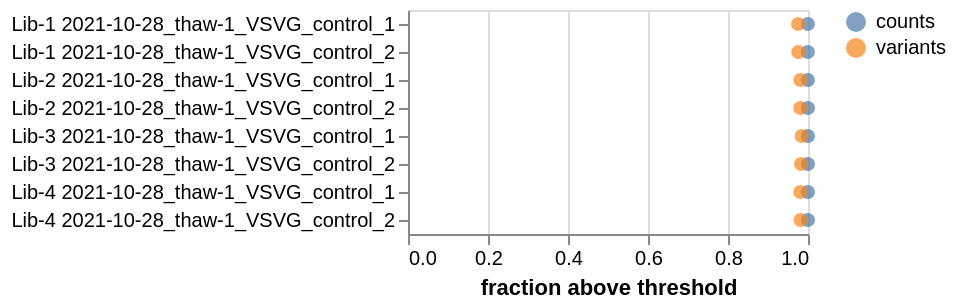

Source (Vega-Lite JSON):
### Vega-Lite specification from a JSON file in a GitHub repository (floating-point values rounded to 4 significant figures)
{"config": {"view": {"continuousWidth": 400, "continuousHeight": 300}, "axis": {"labelLimit": 500}}, "data": {"name": "data-d72e4e698de971bd3a1483da4b54dd77"}, "mark": {"type": "point", "filled": true, "size": 50}, "encoding": {"color": {"field": "fraction_type", "scale": {"domain": ["counts", "variants"]}, "title": null, "type": "nominal"}, "tooltip": [{"field": "library", "type": "nominal"}, {"field": "pre_sample", "type": "nominal"}, {"field": "counts", "format": ".2g", "type": "quantitative"}, {"field": "variants", "format": ".2g", "type": "quantitative"}, {"field": "virus_batch", "type": "nominal"}], "x": {"field": "fraction", "scale": {"domain": [0, 1]}, "title": "fraction above threshold", "type": "quantitative"}, "y": {"field": "library_sample", "title": null, "type": "nominal"}}, "height": {"step": 14}, "params": [{"name": "parameter003", "select": {"type": "point", "fields": ["fraction_type"]}, "bind": "legend"}, {"name": "parameter001", "select": {"type": "point", "fields": ["library"]}, "bind": {"input": "select", "options": [null, "Lib-1", "Lib-3", "Lib-4", "Lib-2"], "labels": ["all", "Lib-1", "Lib-3", "Lib-4", "Lib-2"], "name": "library"}}, {"name": "parameter002", "select": {"type": "point", "fields": ["virus_batch"]}, "bind": {"input": "select", "options": [null, "thaw-1"], "labels": ["all", "thaw-1"], "name": "virus_batch"}}], "transform": [{"fold": ["counts", "variants"], "as": ["fraction_type", "fraction"]}, {"filter": {"param": "parameter003"}}, {"filter": {"param": "parameter001"}}, {"filter": {"param": "parameter002"}}], "width": 200, "$schema": "https://vega.github.io/schema/vega-lite/v5.json", "datasets": {"data-d72e4e698de971bd3a1483da4b54dd77": [{"library": "Lib-1", "pre_sample": "2021-10-28_thaw-1_VSVG_control_1", "library_sample": "Lib-1 2021-10-28_thaw-1_VSVG_control_1", "counts": 0.9997, "variants": 0.9752, "virus_batch": "thaw-1"}, {"library": "Lib-1", "pre_sample": "2021-10-28_thaw-1_VSVG_control_2", "library_sample": "Lib-1 2021-10-28_thaw-1_VSVG_control_2", "counts": 0.9997, "variants": 0.9757, "virus_batch": "thaw-1"}, {"library": "Lib-2", "pre_sample": "2021-10-28_thaw-1_VSVG_control_1", "library_sample": "Lib-2 2021-10-28_thaw-1_VSVG_control_1", "counts": 0.9999, "variants": 0.9809, "virus_batch": "thaw-1"}, {"library": "Lib-2", "pre_sample": "2021-10-28_thaw-1_VSVG_control_2", "library_sample": "Lib-2 2021-10-28_thaw-1_VSVG_control_2", "counts": 0.9999, "variants": 0.981, "virus_batch": "thaw-1"}, {"library": "Lib-3", "pre_sample": "2021-10-28_thaw-1_VSVG_control_1", "library_sample": "Lib-3 2021-10-28_thaw-1_VSVG_control_1", "counts": 0.9999, "variants": 0.9843, "virus_batch": "thaw-1"}, {"library": "Lib-3", "pre_sample": "2021-10-28_thaw-1_VSVG_control_2", "library_sample": "Lib-3 2021-10-28_thaw-1_VSVG_control_2", "counts": 0.9999, "variants": 0.9828, "virus_batch": "thaw-1"}, {"library": "Lib-4", "pre_sample": "2021-10-28_thaw-1_VSVG_control_1", "library_sample": "Lib-4 2021-10-28_thaw-1_VSVG_control_1", "counts": 0.9998, "variants": 0.9809, "virus_batch": "thaw-1"}, {"library": "Lib-4", "pre_sample": "2021-10-28_thaw-1_VSVG_control_2", "library_sample": "Lib-4 2021-10-28_thaw-1_VSVG_control_2", "counts": 0.9999, "variants": 0.9816, "virus_batch": "thaw-1"}]}}
